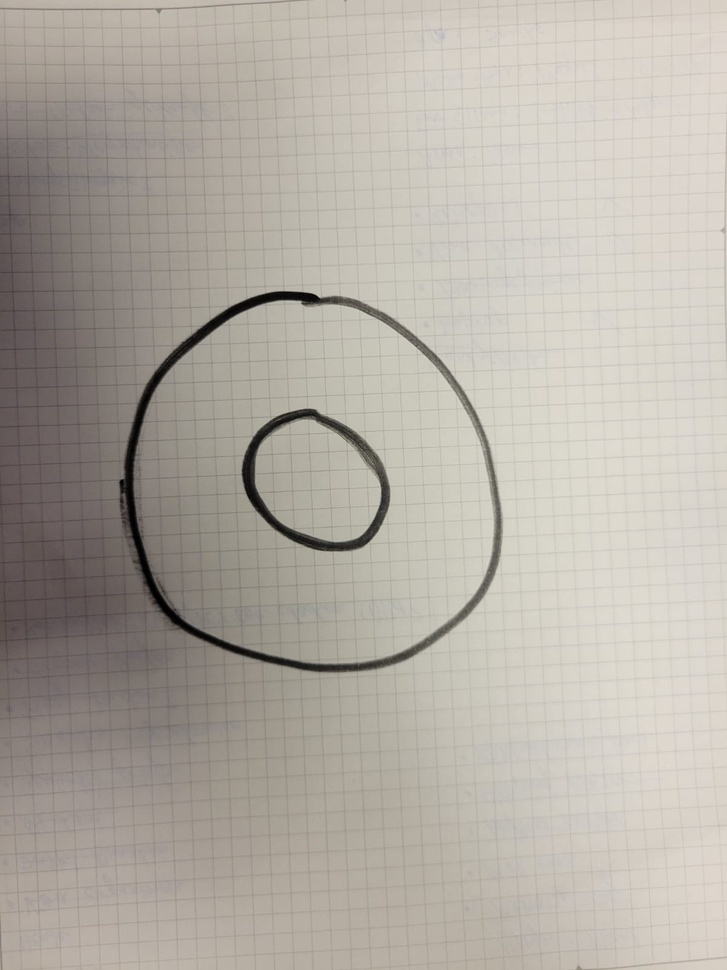
#> input picture landingPad.jpeg, 727 x 970 px, shrunk from 1200 x 1600 before the run
$ python tuorial_test.py
#> lines starting #> are read from the running program, lines starting #| are printed output that depends on the picture; after the words box and inside, x2 and y2 are one past the last pixel; in counts of white or black regions, pixels touching at a corner belong together
import numpy as np
import cv2 as cv
from matplotlib import pyplot as plt

img = cv.imread('landingPad.jpeg')
#> img is the input picture: shape (970, 727, 3); mean B, G, R 164.4, 173.2, 179
assert img is not None, "file could not be read, check with os.path.exists()"


imgray = cv.cvtColor(img, cv.COLOR_BGR2GRAY)

ret, thresh = cv.threshold(imgray, 127, 255, 0)
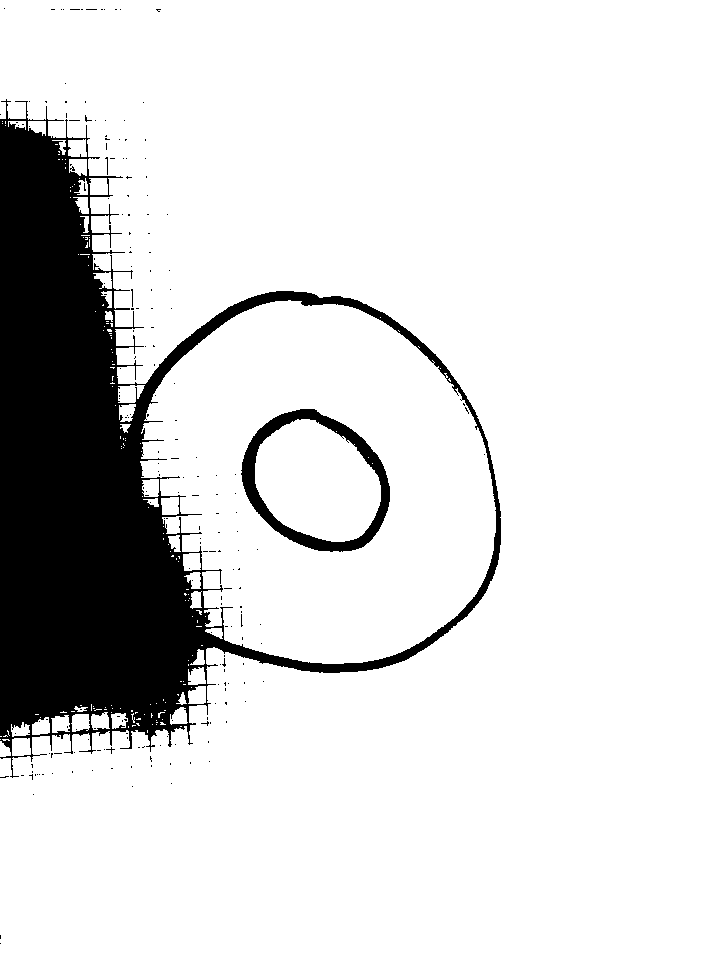
#> thresh: shape (970, 727); 86.3% white; 212 black regions (208 under 20 px)


contours, hierarchy = cv.findContours(thresh, cv.RETR_TREE, cv.CHAIN_APPROX_SIMPLE)
#> contours = 408 contours, 357 with area under 20; largest, box (x1, y1, x2, y2) and area: (0, 0, 727, 970) 505744, (140, 300, 496, 664) 96634, (240, 408, 391, 553) 16090, (255, 419, 381, 542) 11270, (118, 385, 145, 403) 319

# Calculate the lengths of the contours
contour_lengths = [cv.arcLength(cnt, True) for cnt in contours]
#> contour_lengths = 408 values, max 6062.4 at index 280, min 0 at index 2, mean 33.83

# Get the indices of the three longest contours
longest_contours_indices = sorted(range(len(contour_lengths)), key=lambda i: contour_lengths[i], reverse=True)[:3]
#> longest_contours_indices = [280, 162, 213]

for idx in range(3):
    cnt = contours[longest_contours_indices[idx]]
    cv.drawContours(img, [cnt], 0, (0,255,0), 3)

    (x,y),radius = cv.minEnclosingCircle(cnt)
    center = (int(x),int(y))
    radius = int(radius)
    cv.circle(img,center,radius,(0,255,0),2)
#> this loop made 3 passes
#> (x, y, radius, center) on passes 1 to 3: (363, 484.5, 605, (363, 484)), (319.8, 485, 190, (319, 484)), (314.5, 484.5, 79, (314, 484))
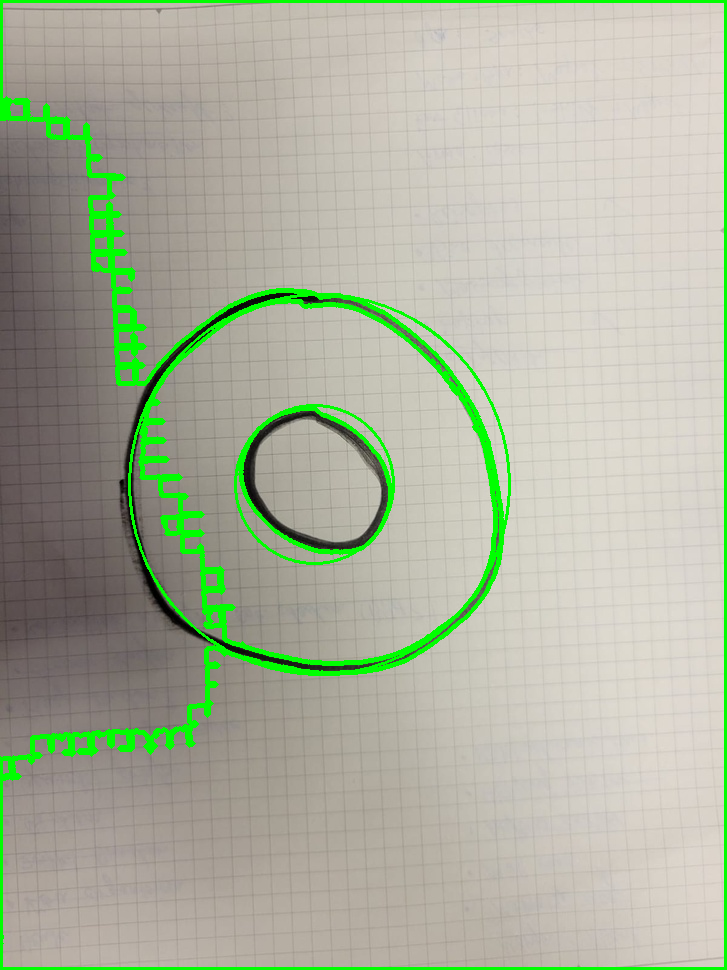
#> img: shape (970, 727, 3); 4.83% of pixels changed, all inside (x1, y1, x2, y2) = (0, 0, 727, 970)


plt.imshow(img)
plt.show()

$ run again, with testImage.jpeg copied over landingPad.jpeg
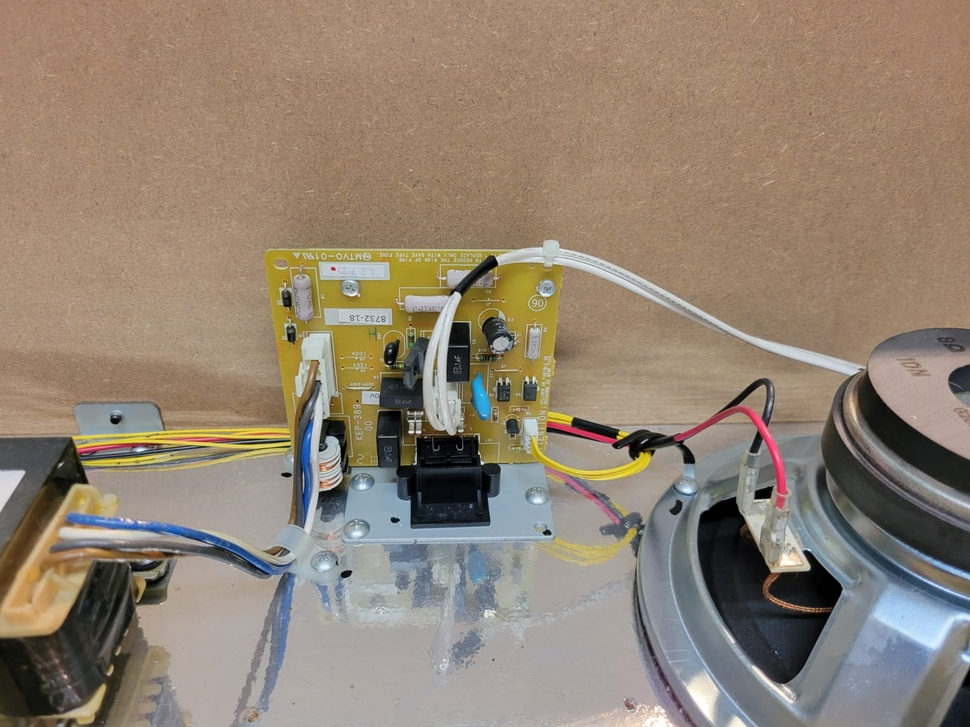
#> input picture testImage.jpeg, 970 x 727 px, shrunk from 1600 x 1200 before the run
#> img is the input picture: shape (727, 970, 3); mean B, G, R 114.6, 130.5, 145.6
#> `ret, thresh = cv.threshold(imgray, 127, 255, 0)`:
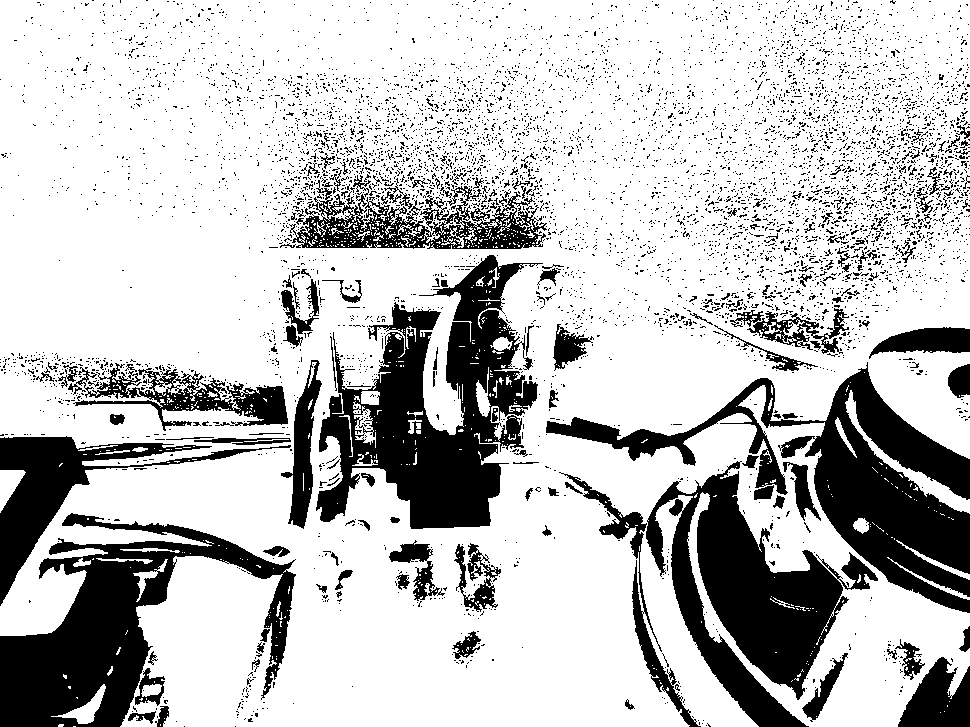
#> thresh: shape (727, 970); 75.8% white; 6606 black regions (6431 under 20 px)
#> contours = 9143 contours, 8782 with area under 20; largest, box (x1, y1, x2, y2) and area: (0, 0, 970, 727) 603574, (315, 254, 544, 530) 31762, (291, 191, 548, 250) 7471, (74, 368, 289, 432) 4454, (280, 359, 323, 530) 2964
#> contour_lengths = 9143 values, max 10433.8 at index 174, min 0 at index 3, mean 11.36
#> longest_contours_indices = [174, 2415, 4066]
#> the loop `for idx in range(3):` made 3 passes
#> (x, y, radius, center) on passes 1 to 3: (484.5, 336.7, 590, (484, 336)), (431.5, 391.5, 170, (431, 391)), (419, 232.5, 128, (419, 232))
#> after the loop `for idx in range(3):`:
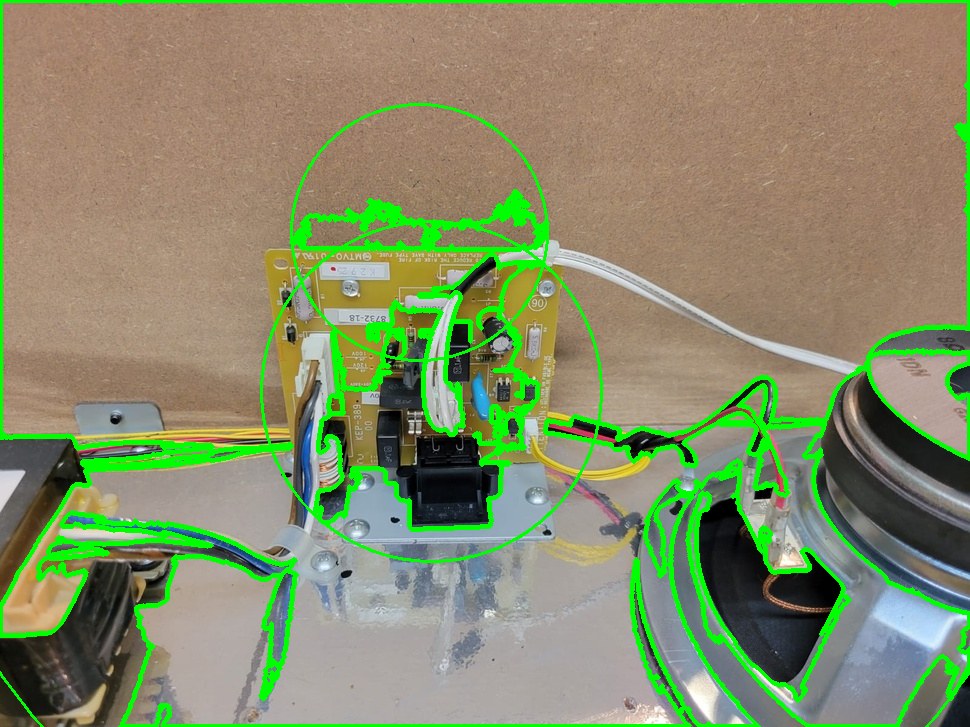
#> img: shape (727, 970, 3); 8.55% of pixels changed, all inside (x1, y1, x2, y2) = (0, 0, 970, 727)
